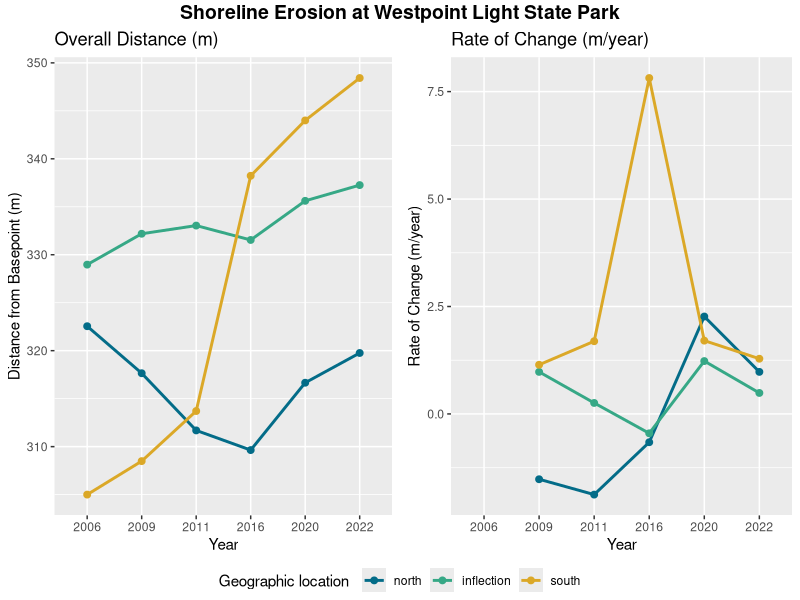

The R script that drew this image:
## ---- chunk 1
#| echo: false
library(ggpubr)
library(tidyverse)
## ---- chunk 2
south <- data.frame(year = c("2006", "2009", "2011", "2016", "2020", "2022"),
                 distance_m = c(305.00, 308.49, 313.71, 338.23, 344.00, 348.42), 
                 position = "south")
## ---- chunk 3
north <- data.frame(year =  c("2006", "2009", "2011", "2016", "2020", "2022"),
                    distance_m = c(322.55, 317.65, 311.69, 309.64, 316.66, 319.76), 
                    position = "north")
## ---- chunk 4
inflection <- data.frame(year =  c("2006", "2009", "2011", "2016", "2020", "2022"),
                         distance_m = c(328.97, 332.19, 333.04, 331.54, 335.62, 337.26), 
                         position = "inflection")
## ---- chunk 5
distance_to_baseline <- south %>% 
  rbind(north) %>%
  rbind(inflection)
distance_to_baseline$year <- factor(distance_to_baseline$year,
                                    levels = c("2006", "2009", "2011", "2016", "2020", "2022"))
distance_to_baseline$position <- factor(distance_to_baseline$position, 
                                        levels = c("north", "inflection", "south"))
## ---- chunk 6
distance.plot <- ggplot(distance_to_baseline, aes(group=position, y=distance_m, x=year, color=position)) +
  geom_line(linewidth = 1) +
  geom_point(size = 2) +
  scale_color_manual(values = c("#036C88", "#36A886", "#DBA827"), 
                     name = "Geographic location") +
  xlab("Year") + 
  ylab("Distance from Basepoint (m)") +
  ggtitle("Overall Distance (m)")
## ---- chunk 7
ROC <- distance_to_baseline %>% 
  group_by(position) %>% 
  arrange(position, year) %>% 
  mutate(rate = 100 * (distance_m - lag(distance_m))/lag(distance_m))
## ---- chunk 8
ROC.plot <- ggplot(data=ROC, aes(x=year, y=rate, group=position, color = position)) +
  geom_line(linewidth = 1) +
  geom_point(size = 2) +
  scale_color_manual(values = c("#036C88", "#36A886", "#DBA827"), 
                     name = "Geographic location") +
  xlab("Year") + 
  ylab("Rate of Change (m/year)") +
  ggtitle("Rate of Change (m/year)")
## ---- chunk 9
all.plots <- ggarrange(distance.plot, ROC.plot, common.legend = TRUE, legend="bottom")
annotate_figure(all.plots, top = text_grob("Shoreline Erosion at Westpoint Light State Park", 
                                      color = "black", face = "bold", size = 14))
## ---- chunk 10
distance_to_baseline$year <- as.numeric(as.character(distance_to_baseline$year))
prediction <- distance_to_baseline %>%
  group_by(position) %>%
  mutate(time = max(year) - min(year),
         distance_change = distance_m[year == 2022] - distance_m[year == 2006],
         m_per_year = round(distance_change / time),
         year_15 = m_per_year * 15,
         year_25 = m_per_year * 25) %>%
  select(position:year_25) %>%
  unique()
prediction <- prediction[order(prediction$position),]
prediction
